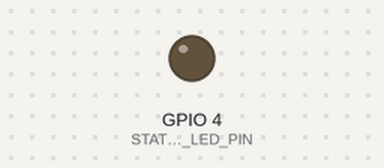
A sketch run on a simulated ESP32. On the bench: output pins drawn as LEDs (lit = HIGH). WiFi joins after 1.5 s; servers stay silent unless stated; the camera gives no picture; what the sketch prints to the serial monitor is not drawn.

Above: at 0.0 s.
At 2.9 s:
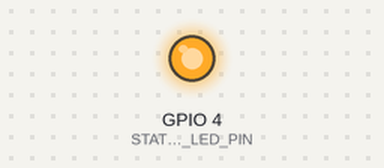
Timing chart, 0 to 4.5 s (numbered marks = the images above):
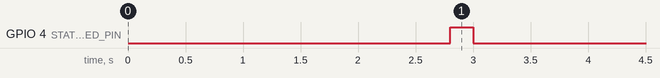

The sketch:

Tapejara.ino
```cpp
// Tapejara.ino - Versão Simplificada com FreeRTOS
// Conexão WiFi à rede CACHONE + Stream MJPEG

#include <WiFi.h>
#include <WebServer.h>
#include "esp_camera.h"

// ===== CONFIGURAÇÕES =====
const char* WIFI_SSID = "CACHONE";
const char* WIFI_PASS = "f22485910";

const char* STREAM_CONTENT_TYPE = "multipart/x-mixed-replace;boundary=frame";
const char* STREAM_BOUNDARY = "\r\n--frame\r\n";
const char* STREAM_PART = "Content-Type: image/jpeg\r\nContent-Length: %u\r\n\r\n";

const uint8_t STATUS_LED_PIN = 4;

// Pinos do modelo AI Thinker (ESP32-CAM)
#define PWDN_GPIO_NUM     32
#define RESET_GPIO_NUM    -1
#define XCLK_GPIO_NUM      0
#define SIOD_GPIO_NUM     26
#define SIOC_GPIO_NUM     27

#define Y9_GPIO_NUM       35
#define Y8_GPIO_NUM       34
#define Y7_GPIO_NUM       39
#define Y6_GPIO_NUM       36
#define Y5_GPIO_NUM       21
#define Y4_GPIO_NUM       19
#define Y3_GPIO_NUM       18
#define Y2_GPIO_NUM        5
#define VSYNC_GPIO_NUM    25
#define HREF_GPIO_NUM     23
#define PCLK_GPIO_NUM     22

// ===== VARIÁVEIS GLOBAIS =====
WebServer server(80);
bool cameraOk = false;
bool wifiOk = false;

// ===== INICIALIZAÇÃO DA CÂMERA =====
bool initCamera() {
  camera_config_t config;

  config.ledc_channel = LEDC_CHANNEL_0;
  config.ledc_timer   = LEDC_TIMER_0;

  config.pin_d0       = Y2_GPIO_NUM;
  config.pin_d1       = Y3_GPIO_NUM;
  config.pin_d2       = Y4_GPIO_NUM;
  config.pin_d3       = Y5_GPIO_NUM;
  config.pin_d4       = Y6_GPIO_NUM;
  config.pin_d5       = Y7_GPIO_NUM;
  config.pin_d6       = Y8_GPIO_NUM;
  config.pin_d7       = Y9_GPIO_NUM;

  config.pin_xclk     = XCLK_GPIO_NUM;
  config.pin_pclk     = PCLK_GPIO_NUM;
  config.pin_vsync    = VSYNC_GPIO_NUM;
  config.pin_href     = HREF_GPIO_NUM;

  config.pin_sccb_sda = SIOD_GPIO_NUM;
  config.pin_sccb_scl = SIOC_GPIO_NUM;

  config.pin_pwdn     = PWDN_GPIO_NUM;
  config.pin_reset    = RESET_GPIO_NUM;

  config.xclk_freq_hz = 24000000;
  config.pixel_format = PIXFORMAT_JPEG;
  config.frame_size   = FRAMESIZE_UXGA;
  config.jpeg_quality = 12;
  config.fb_count     = 2;

  if (esp_camera_init(&config) != ESP_OK) {
    return false;
  }

  // Configura rotação 90 graus no sentido horário
  sensor_t * s = esp_camera_sensor_get();
  if (s != NULL) {
    s->set_vflip(s, 1);      // Flip vertical
    s->set_hmirror(s, 0);    // Mirror horizontal
    s->set_brightness(s, 0); // Brilho neutro
    s->set_contrast(s, 2);   // Contraste máximo
    s->set_saturation(s, 2); // Saturação máxima
    s->set_sharpness(s, 2);  // Nitidez máxima
    s->set_gainceiling(s, GAINCEILING_16X); // Ganho máximo para baixa luz
  }

  return true;
}

// ===== SETUP WIFI =====
void setupWiFi() {
  Serial.println();
  Serial.print("Conectando em ");
  Serial.println(WIFI_SSID);

  WiFi.mode(WIFI_STA);
  WiFi.begin(WIFI_SSID, WIFI_PASS);

  int tentativas = 0;
  while (WiFi.status() != WL_CONNECTED && tentativas < 20) {
    delay(500);
    Serial.print(".");
    tentativas++;
  }

  Serial.println();
  if (WiFi.status() == WL_CONNECTED) {
    Serial.println("✓ WiFi conectado!");
    Serial.print("IP: ");
    Serial.println(WiFi.localIP());

    // Pisca LED uma vez
    digitalWrite(STATUS_LED_PIN, HIGH);
    delay(200);
    digitalWrite(STATUS_LED_PIN, LOW);
    delay(200);

    // Imprime link da stream
    Serial.print("Stream: http://");
    Serial.print(WiFi.localIP().toString());
    Serial.println("/stream");

    wifiOk = true;
  } else {
    Serial.println("✗ Falha ao conectar WiFi");
    wifiOk = false;
    digitalWrite(STATUS_LED_PIN, LOW);
  }
}

// ===== TASK WIFI (Núcleo 0 - Monitora conexão) =====
void TaskWiFi(void *pvParameters) {
  vTaskDelay(5000 / portTICK_PERIOD_MS);  // Aguarda inicialização

  for (;;) {
    // Verifica conexão WiFi a cada 10s
    if (WiFi.status() != WL_CONNECTED) {
      Serial.println("WiFi desconectado, reconectando...");
      setupWiFi();
    }

    vTaskDelay(10000 / portTICK_PERIOD_MS);
  }
}

// ===== HANDLERS HTTP =====
void handleRoot() {
  String html = R"(
<!DOCTYPE html>
<html>
<head>
  <style>
    body { margin: 0; padding: 0; display: flex; justify-content: center; align-items: center; height: 100vh; background: #000; }
    img { transform: rotate(270deg); width: 100%; height: 100%; object-fit: contain; }
  </style>
</head>
<body>
  <img src="/stream">
</body>
</html>
  )";
  server.send(200, "text/html", html);
}

void handleStream() {
  if (!cameraOk) {
    server.send(500, "text/plain", "Camera not initialized");
    return;
  }

  WiFiClient client = server.client();

  server.sendHeader("Access-Control-Allow-Origin", "*");
  server.sendContent("HTTP/1.1 200 OK\r\n");
  server.sendContent("Content-Type: ");
  server.sendContent(STREAM_CONTENT_TYPE);
  server.sendContent("\r\n\r\n");

  // Stream loop
  while (client.connected()) {
    camera_fb_t* fb = esp_camera_fb_get();
    if (!fb) continue;

    client.write((const uint8_t*)STREAM_BOUNDARY, strlen(STREAM_BOUNDARY));

    char part[64];
    int hlen = snprintf(part, sizeof(part), STREAM_PART, fb->len);
    client.write((const uint8_t*)part, hlen);

    client.write(fb->buf, fb->len);
    esp_camera_fb_return(fb);

    vTaskDelay(5 / portTICK_PERIOD_MS);
  }
}

void handleNotFound() {
  server.send(404, "text/plain", "Not Found");
}

// ===== SETUP =====
void setup() {
  Serial.begin(115200);
  delay(1000);

  Serial.println("\n\n=== TAPEJARA BOOT ===");

  // LED
  pinMode(STATUS_LED_PIN, OUTPUT);
  digitalWrite(STATUS_LED_PIN, LOW);

  // Câmera
  Serial.println("Inicializando câmera...");
  if (initCamera()) {
    Serial.println("✓ Câmera iniciada");
    cameraOk = true;
  } else {
    Serial.println("✗ Falha ao inicializar câmera");
    cameraOk = false;
  }

  // WiFi (no setup, antes de WebServer)
  setupWiFi();

  // HTTP
  server.on("/", handleRoot);
  server.on("/stream", handleStream);
  server.onNotFound(handleNotFound);
  server.begin();

  Serial.println("✓ Servidor HTTP iniciado (porta 80)");

  // Criar task para monitorar WiFi (Núcleo 0)
  xTaskCreatePinnedToCore(TaskWiFi, "WiFi_Monitor", 4096, NULL, 1, NULL, 0);

  Serial.println("=== BOOT COMPLETO ===\n");
}

// ===== LOOP PRINCIPAL =====
void loop() {
  server.handleClient();
  vTaskDelay(1 / portTICK_PERIOD_MS);
}
```
